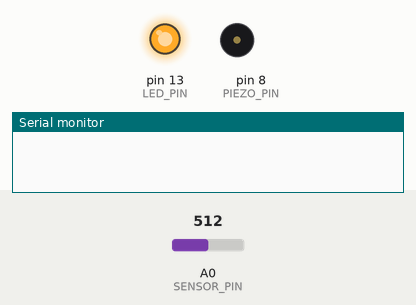
The sketch below on a simulated Arduino Uno, built with avr-gcc and run on an emulated ATmega328P. Shown: output pins drawn as LEDs (lit = HIGH), buzzer (waves = sounding), the last lines printed to the serial monitor. The inputs (shaded band) are chosen by the test bench; at power-on: A0 (SENSOR_PIN) = 512.

Above: at 0.1 s.
At 5.81 s:
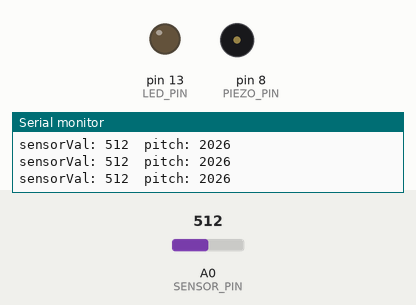
6.3 s: A0 (SENSOR_PIN) set to 1023
9.3 s: A0 (SENSOR_PIN) set to 900
At 9.51 s:
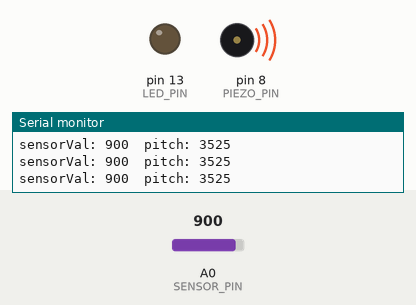
Timing chart, 0 to 18.3 s (numbered marks = the images above; inputs shaded):
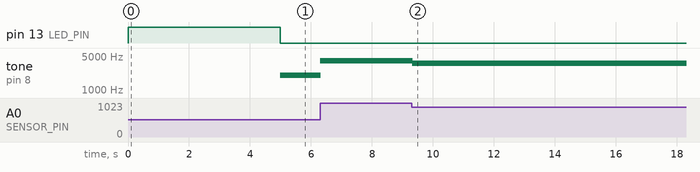

Measured:
- by itself, tone on pin 8 (PIEZO_PIN): alternates 3525 Hz for 0.02 s and silent for 0.01 s

The sketch:

main.ino
```cpp
#include <Arduino.h>

const int BAUD_RATE = 9600;

const int LED_PIN = 13;
const int PIEZO_PIN = 8;
const int SENSOR_PIN = A0;

const int PITCH_MIN = 50;
const int PITCH_MAX = 4000;
const int TONE_DURATION = 20;

int sensorMin = 0;
int sensorMax = 1023;
int sensorVal;

int pitch;

void setup() {
  pinMode(LED_PIN, OUTPUT);
  digitalWrite(LED_PIN, HIGH);

  while (millis() < 5000) {
    sensorVal = analogRead(SENSOR_PIN);

    if (sensorVal > sensorMax) sensorMax = sensorVal;
    if (sensorVal < sensorMin) sensorMin = sensorVal;
  }

  digitalWrite(LED_PIN, LOW);

  Serial.begin(BAUD_RATE);
}

void loop() {
  sensorVal = analogRead(SENSOR_PIN);

  pitch = map(sensorVal, sensorMin, sensorMax, PITCH_MIN, PITCH_MAX);

  tone(PIEZO_PIN, pitch, TONE_DURATION);

  Serial.print("sensorVal: ");
  Serial.print(sensorVal);
  Serial.print("\tpitch: ");
  Serial.println(pitch);

  delay(10);
}
```
